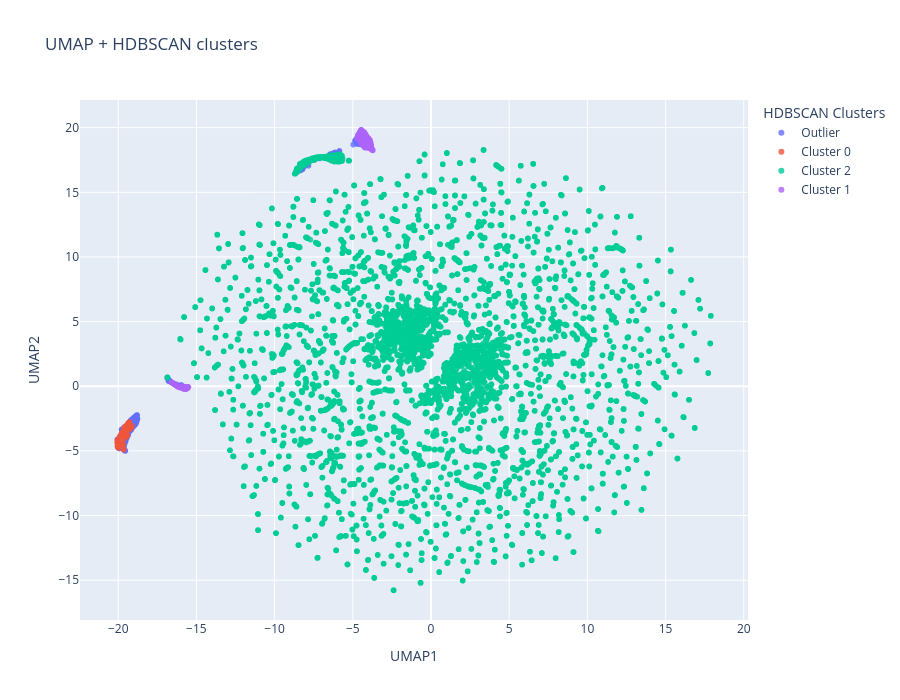

Write notebook code for a chart like this one.
### Markdown cell above
The clusters are spatially mixed rather than cleanly separated, indicating **overlapping** or low-discrimination features in the reduced space. (2D)

### Code cell
# -----------------------------
# UMAP embedding
# -----------------------------
umap_pipeline = Pipeline([
    ('scaler',RobustScaler()),
    ('umap',
        umap.UMAP(
        n_neighbors=30,
        min_dist=0.1,
        n_components=2,
        random_state=42
    ))
])

X_umap = umap_pipeline.fit_transform(X)

df_vis = df.copy()
df_vis['UMAP1'] = X_umap[:, 0]
df_vis['UMAP2'] = X_umap[:, 1]
df_vis['cluster_label'] = hdb_labels

df_vis['Cluster'] = df_vis['cluster_label'].map(
    lambda lbl: 'Outlier' if lbl == -1 else f'Cluster {lbl}'
)

cluster_order = ['Outlier'] + [f'Cluster {i}' for i in sorted(df_vis[df_vis['cluster_label'] != -1]['cluster_label'].unique())]
df_vis['Cluster'] = pd.Categorical(df_vis['Cluster'], categories=cluster_order, ordered=True)

hover_cols = ['is_attack', 'n_connections'] 

fig = px.scatter(
    df_vis,
    x='UMAP1',
    y='UMAP2',
    color='Cluster',
    hover_data=hover_cols,  # Ahora sí: columnas del DataFrame
    title="UMAP + HDBSCAN clusters",
    width=900,
    height=700
)

fig.update_traces(marker=dict(size=6, opacity=0.8))
fig.update_layout(legend_title_text='HDBSCAN Clusters')
fig.write_image(
    "../reports/figures/umap_hdbscan_210.png",
    width=1000,      # ancho en píxeles
    height=600,      # alto en píxeles
    scale=2          # factor de escalado (2 = ~200 DPI)
)
fig.show()

### Figure 1 — Plotly figure (JSON) as saved in the notebook; plotly's stock layout.template omitted (floating-point values rounded to 4 significant figures; data arrays with more than 128 entries replaced by an {"elided": "..."} marker saying what was removed)
{"data": [{"customdata": {"elided": "661x2 int values"}, "hovertemplate": "Cluster=Outlier<br>UMAP1=%{x}<br>UMAP2=%{y}<br>is_attack=%{customdata[0]}<br>n_connections=%{customdata[1]}<extra></extra>", "legendgroup": "Outlier", "marker": {"color": "#636efa", "opacity": 0.8, "size": 6, "symbol": "circle"}, "mode": "markers", "name": "Outlier", "showlegend": true, "type": "scattergl", "x": {"elided": "661 float values"}, "xaxis": "x", "y": {"elided": "661 float values"}, "yaxis": "y"}, {"customdata": {"elided": "156x2 int values"}, "hovertemplate": "Cluster=Cluster 0<br>UMAP1=%{x}<br>UMAP2=%{y}<br>is_attack=%{customdata[0]}<br>n_connections=%{customdata[1]}<extra></extra>", "legendgroup": "Cluster 0", "marker": {"color": "#EF553B", "opacity": 0.8, "size": 6, "symbol": "circle"}, "mode": "markers", "name": "Cluster 0", "showlegend": true, "type": "scattergl", "x": {"elided": "156 float values"}, "xaxis": "x", "y": {"elided": "156 float values"}, "yaxis": "y"}, {"customdata": {"elided": "22555x2 int values"}, "hovertemplate": "Cluster=Cluster 2<br>UMAP1=%{x}<br>UMAP2=%{y}<br>is_attack=%{customdata[0]}<br>n_connections=%{customdata[1]}<extra></extra>", "legendgroup": "Cluster 2", "marker": {"color": "#00cc96", "opacity": 0.8, "size": 6, "symbol": "circle"}, "mode": "markers", "name": "Cluster 2", "showlegend": true, "type": "scattergl", "x": {"elided": "22555 float values"}, "xaxis": "x", "y": {"elided": "22555 float values"}, "yaxis": "y"}, {"customdata": {"elided": "633x2 int values"}, "hovertemplate": "Cluster=Cluster 1<br>UMAP1=%{x}<br>UMAP2=%{y}<br>is_attack=%{customdata[0]}<br>n_connections=%{customdata[1]}<extra></extra>", "legendgroup": "Cluster 1", "marker": {"color": "#ab63fa", "opacity": 0.8, "size": 6, "symbol": "circle"}, "mode": "markers", "name": "Cluster 1", "showlegend": true, "type": "scattergl", "x": {"elided": "633 float values"}, "xaxis": "x", "y": {"elided": "633 float values"}, "yaxis": "y"}], "layout": {"height": 700, "legend": {"title": {"text": "HDBSCAN Clusters"}, "tracegroupgap": 0}, "title": {"text": "UMAP + HDBSCAN clusters"}, "width": 900, "xaxis": {"anchor": "y", "domain": [0, 1], "title": {"text": "UMAP1"}}, "yaxis": {"anchor": "x", "domain": [0, 1], "title": {"text": "UMAP2"}}}}
